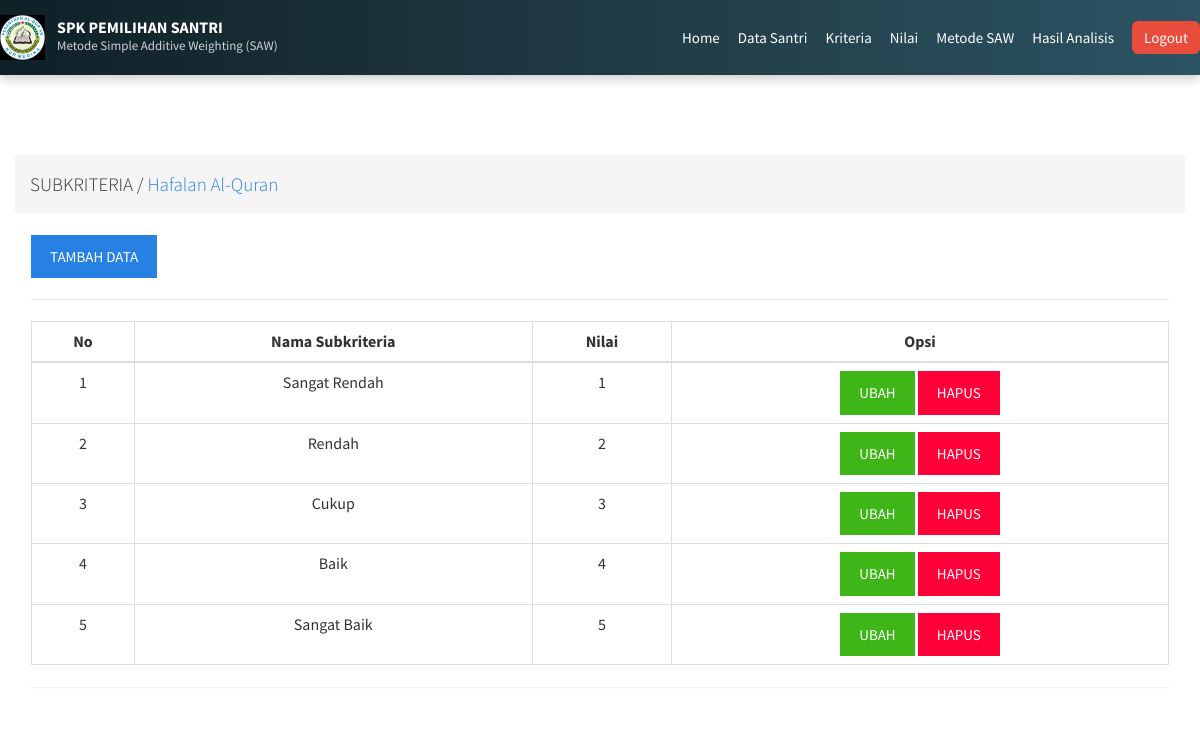
/admin/subkriteria.php?id_kriteria=1 (signed in), run on the app's committed database.
### tables this page shows
CREATE TABLE `tbl_kriteria` (
  `id_kriteria` int(11) NOT NULL,
  `nama_kriteria` varchar(50) NOT NULL,
  `bobot_kriteria` double NOT NULL,
  `tipe_kriteria` varchar(20) NOT NULL
);

CREATE TABLE `tbl_subkriteria` (
  `id_subkriteria` int(11) NOT NULL,
  `id_kriteria` int(11) NOT NULL,
  `nama_subkriteria` varchar(50) NOT NULL,
  `nilai_subkriteria` int(11) NOT NULL
);

### admin/subkriteria.php (the view)
<?php include 'header.php'; ?>
<div class="container">
    <div class="row">
        <?php
            $data = mysqli_query($koneksi, "SELECT * FROM tbl_kriteria WHERE id_kriteria='$_GET[id_kriteria]'");
            $a = mysqli_fetch_array($data);
        ?>
        <ol class="breadcrumb"><h4>SUBKRITERIA / <a href="kriteria.php"> <?php echo $a['nama_kriteria']?></a></h4></ol>
    </div>
    <div class="panel panel-container">
        <div class="bootstrap-table">
            <a href="subkriteriaaksi.php?aksi=tambah&id_kriteria=<?php echo $_GET['id_kriteria']; ?>" class="btn btn-primary">TAMBAH DATA</a>
            <hr>
            <div class="table-responsive">
                <table class="table table-bordered">
                    <thead>
                        <tr>
                            <th class="text-center">No </th>
                            <th class="text-center">Nama Subkriteria</th>
                            <th class="text-center">Nilai</th>
                            <th class="text-center">Opsi</th>
                        </tr>
                    </thead>
                    <tbody>
                        <?php
                        $data=mysqli_query($koneksi, "SELECT * FROM tbl_kriteria a, tbl_subkriteria b WHERE a.id_kriteria=b.id_kriteria AND b.id_kriteria='$_GET[id_kriteria]' ORDER BY b.id_subkriteria");
                        $no=1;
                        while($a=mysqli_fetch_array($data)){
                        ?>
                        <tr>
                            <td class="text-center"><?php echo $no++; ?></td>
                            <td class="text-center"><?php echo $a['nama_subkriteria']; ?></td>
                            <td class="text-center"><?php echo $a['nilai_subkriteria']; ?></td>
                            <td class ="text-center">
                                <a href="subkriteriaaksi.php?id_kriteria=<?php echo $a['id_kriteria']; ?>&id_subkriteria=<?php echo $a['id_subkriteria']; ?>&aksi=ubah" class="btn btn-success">UBAH</a>
                                <a href="subkriteriaproses.php?id_kriteria=<?php echo $a['id_kriteria']; ?>&id_subkriteria=<?php echo $a['id_subkriteria']; ?>&proses=proseshapus" class="btn btn-danger">HAPUS</a>
                            </td>
                        </tr>
                        <?php } ?>
                    </tbody>
                </table>
            </div>
        </div>
    </div>
</div>

### data on the page
tbl_kriteria: nama_kriteria "Hafalan Al-Quran"
tbl_subkriteria: nama_subkriteria "Sangat Rendah", nilai_subkriteria "1"
tbl_subkriteria: nama_subkriteria "Rendah", nilai_subkriteria "2"
tbl_subkriteria: nama_subkriteria "Cukup", nilai_subkriteria "3"
tbl_subkriteria: nama_subkriteria "Baik", nilai_subkriteria "4"
tbl_subkriteria: nama_subkriteria "Sangat Baik", nilai_subkriteria "5"
